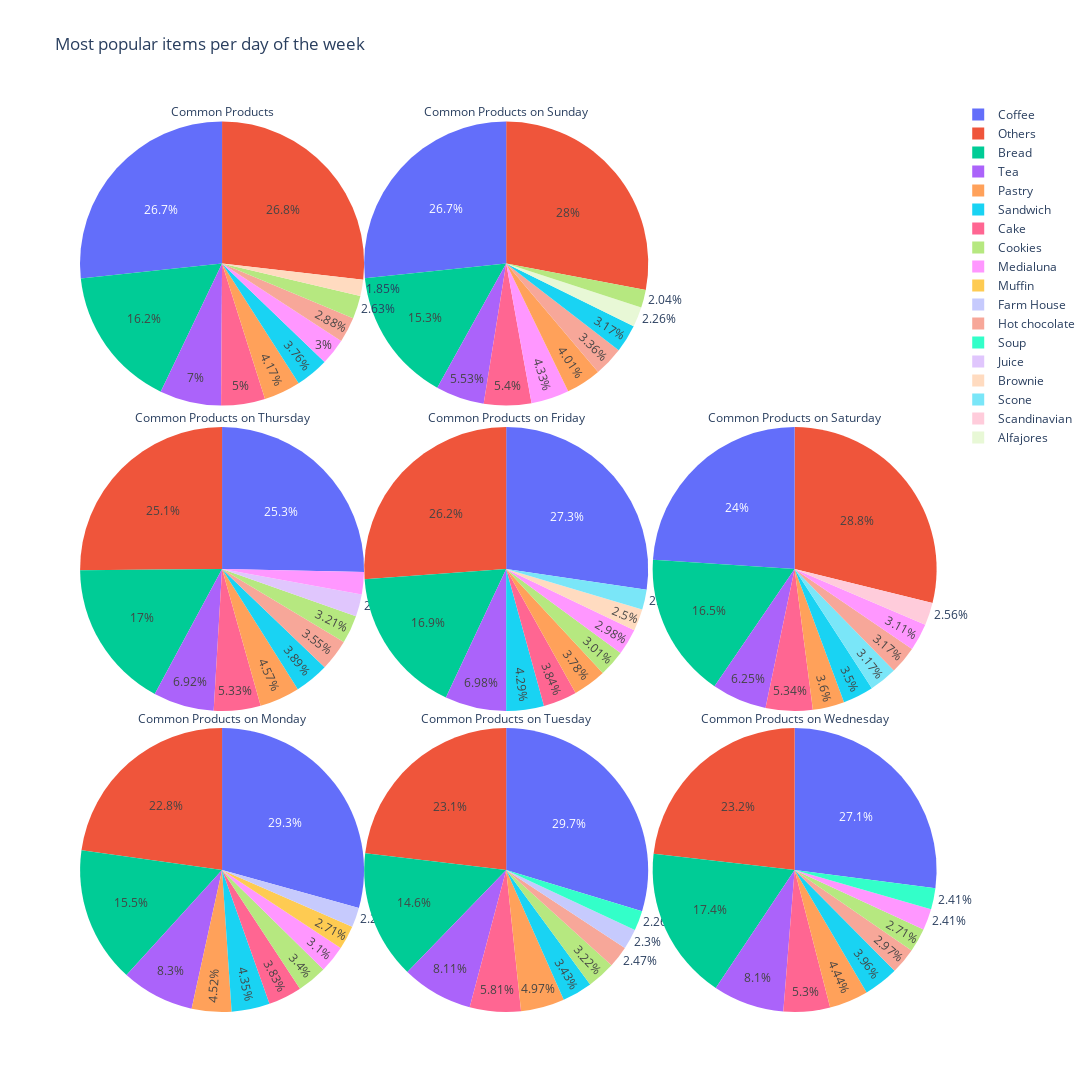

Notebook source saved alongside this figure:
### Markdown cell above
We explore if each day has a similar distribution of most common bought products.

### Code cell
import plotly.graph_objects as go
import calendar
days = list(calendar.day_name)

domains = [
    {'x': [0.0, 0.33], 'y': [0.0, 0.33]},
    {'x': [0.33, 0.66], 'y': [0.0, 0.33]},
    {'x': [0.66, 1.0], 'y': [0.0, 0.33]},
    {'x': [0.0, 0.33], 'y': [0.33, 0.66]},
    {'x': [0.33, 0.66], 'y': [0.33, 0.66]},
    {'x': [0.66, 1.0], 'y': [0.33, 0.66]},
    {'x': [0.33, 0.66], 'y': [0.66, 1.0]},
    {'x': [0.0, 0.33], 'y': [0.66, 1.0]},
    {'x': [0.66, 1.0], 'y': [0.66, 1.0]}
]

domainCount = 0
traces = []

for day in days:
    mostPopularItems = df[df.DateTime.dt.day_name() == day].Item.value_counts()[:10]
    otherItemsCount = df[df.DateTime.dt.day_name() == day].Item.count() - mostPopularItems.sum()
    allItemsCount = mostPopularItems.append(pd.Series([otherItemsCount], index = ["Others"]))
    trace = go.Pie(labels = allItemsCount.index,
                   values = allItemsCount,
                   domain = domains[domainCount],
                   hoverinfo = 'label+percent+name',
                   title = "Common Products on " + day)
    traces.append(trace)
    domainCount += 1


mostPopularItems = df.Item.value_counts()[:10]
otherItemsCount = df.Item.count() - mostPopularItems.sum()
allItemsCount = mostPopularItems.append(pd.Series([otherItemsCount], index = ["Others"]))
trace = go.Pie(labels = allItemsCount.index,
                values = allItemsCount,
                domain = domains[domainCount],
                hoverinfo = 'label+percent+name',
                title = "Common Products")
traces.append(trace)

layout = go.Layout(height = 1400,
                   width = 1400,
                   autosize = False,
                   title = 'Most popular items per day of the week')
fig = go.Figure(data = traces, layout = layout)
fig.show()

### Figure 1 — Plotly figure (JSON) as saved in the notebook; plotly's stock layout.template omitted (floating-point values rounded to 4 significant figures)
{"data": [{"domain": {"x": [0, 0.33], "y": [0, 0.33]}, "hoverinfo": "label+percent+name", "labels": ["Coffee", "Bread", "Tea", "Pastry", "Sandwich", "Cake", "Cookies", "Medialuna", "Muffin", "Farm House", "Others"], "title": {"text": "Common Products on Monday"}, "type": "pie", "values": [681, 360, 193, 105, 101, 89, 79, 72, 63, 52, 529]}, {"domain": {"x": [0.33, 0.66], "y": [0, 0.33]}, "hoverinfo": "label+percent+name", "labels": ["Coffee", "Bread", "Tea", "Cake", "Pastry", "Sandwich", "Cookies", "Hot chocolate", "Farm House", "Soup", "Others"], "title": {"text": "Common Products on Tuesday"}, "type": "pie", "values": [710, 350, 194, 139, 119, 82, 77, 59, 55, 54, 553]}, {"domain": {"x": [0.66, 1], "y": [0, 0.33]}, "hoverinfo": "label+percent+name", "labels": ["Coffee", "Bread", "Tea", "Cake", "Pastry", "Sandwich", "Hot chocolate", "Cookies", "Medialuna", "Soup", "Others"], "title": {"text": "Common Products on Wednesday"}, "type": "pie", "values": [628, 405, 188, 123, 103, 92, 69, 63, 56, 56, 538]}, {"domain": {"x": [0, 0.33], "y": [0.33, 0.66]}, "hoverinfo": "label+percent+name", "labels": ["Coffee", "Bread", "Tea", "Cake", "Pastry", "Sandwich", "Hot chocolate", "Cookies", "Juice", "Medialuna", "Others"], "title": {"text": "Common Products on Thursday"}, "type": "pie", "values": [670, 450, 183, 141, 121, 103, 94, 85, 67, 67, 665]}, {"domain": {"x": [0.33, 0.66], "y": [0.33, 0.66]}, "hoverinfo": "label+percent+name", "labels": ["Coffee", "Bread", "Tea", "Sandwich", "Cake", "Pastry", "Cookies", "Medialuna", "Brownie", "Scone", "Others"], "title": {"text": "Common Products on Friday"}, "type": "pie", "values": [854, 527, 218, 134, 120, 118, 94, 93, 78, 71, 817]}, {"domain": {"x": [0.66, 1], "y": [0.33, 0.66]}, "hoverinfo": "label+percent+name", "labels": ["Coffee", "Bread", "Tea", "Cake", "Pastry", "Sandwich", "Scone", "Hot chocolate", "Medialuna", "Scandinavian", "Others"], "title": {"text": "Common Products on Saturday"}, "type": "pie", "values": [1103, 760, 288, 246, 166, 161, 146, 146, 143, 118, 1328]}, {"domain": {"x": [0.33, 0.66], "y": [0.66, 1]}, "hoverinfo": "label+percent+name", "labels": ["Coffee", "Bread", "Tea", "Cake", "Medialuna", "Pastry", "Hot chocolate", "Sandwich", "Alfajores", "Cookies", "Others"], "title": {"text": "Common Products on Sunday"}, "type": "pie", "values": [825, 473, 171, 167, 134, 124, 104, 98, 70, 63, 866]}, {"domain": {"x": [0, 0.33], "y": [0.66, 1]}, "hoverinfo": "label+percent+name", "labels": ["Coffee", "Bread", "Tea", "Cake", "Pastry", "Sandwich", "Medialuna", "Hot chocolate", "Cookies", "Brownie", "Others"], "title": {"text": "Common Products"}, "type": "pie", "values": [5471, 3325, 1435, 1025, 856, 771, 616, 590, 540, 379, 5499]}], "layout": {"autosize": false, "height": 1400, "title": {"text": "Most popular items per day of the week"}, "width": 1400}}
